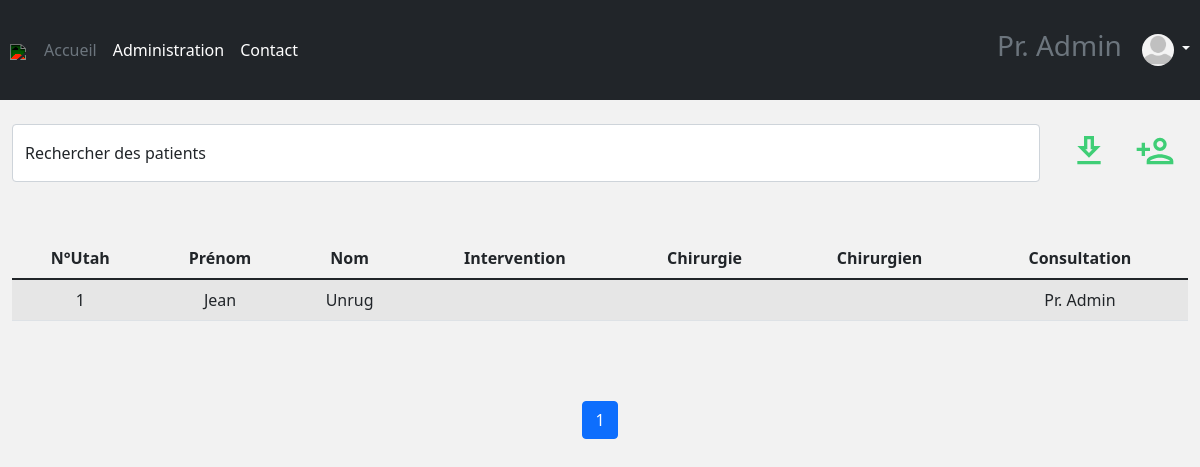
Before: /patient/patients/is_author/ (signed in) with the older database file.
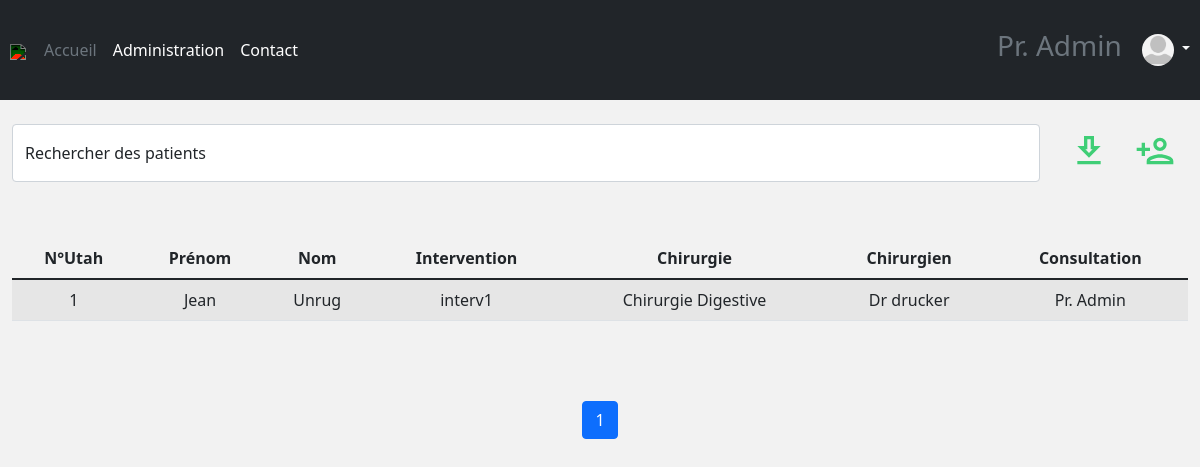
After: the same page with the newer database file.
### patient/models.py (models this page shows, shortened)
class Patient(models.Model):
    firstname = models.CharField('prénom', max_length=200, default="")
    lastname = models.CharField('nom', max_length=200, default="")
    height = models.IntegerField('taille')
    weight = models.IntegerField('poids')
    ddn = models.DateField('Date de naissance')
    ddi = models.DateField("Date de l'intervention", null=True, blank=True)
    intervention = models.CharField('intervention', max_length=200, default="", blank=True)
    chirurgien = models.CharField('chirurgien', max_length=200, default="", blank=True)
    chirurgie = models.CharField("Discipline de l'intervention", max_length=40, choices=to_choice(CHIR_CHOICES), blank=True)
    bleeding_risk = models.CharField("Risque hémorragique de la chirurgie", max_length=100, choices=to_choice(BLEEDRISK_CHOICES), blank=True)
    ddconsult = models.DateField("Date de la consultation", auto_now_add=True, blank=True)
    traitements = models.JSONField(default=dict, blank=True)
    algo = models.CharField("Algorithme suivi", max_length=40, choices=to_choice(ALGO_CHOICES), blank=True)
    algo_complete_results = models.JSONField(default=dict)
    schema_therap = models.CharField("Schéma thérapeutique donné au patient", max_length=40, default="Date exacte",
                                     choices=to_choice(["Date exacte", "Terminologie 'dernière prise à J-xx'", "Pas d'arrêt du traitement"]))
    aptt = models.IntegerField('APTT', null=True, blank=True)
    pt = models.IntegerField('PT', null=True, blank=True)
    inr = models.IntegerField('INR', null=True, blank=True)
    hemoglobine = models.IntegerField('Hémoglobine', null=True, blank=True)
    plaquette = models.IntegerField('Plaquettes', null=True, blank=True)
    dfg = models.IntegerField('DFG', null=True, blank=True)
    vol_sang = models.IntegerField('Volume de saignement peropératoire', null=True, blank=True)
    coag = models.CharField("Qualité de la coagulation selon le chirurgien", max_length=2, default='-5',
                            choices=to_choice(['-' + str(i) for i in range(6)] + ['+' + str(i) for i in range(5, -1, -1)]))
    incl_num = models.AutoField(primary_key=True)
    date_published = models.DateTimeField(auto_now_add=True, verbose_name="date published")
    date_updated = models.DateTimeField(auto_now=True, verbose_name="date updated")
    author = models.ForeignKey(settings.AUTH_USER_MODEL, on_delete=models.CASCADE)
    slug = models.SlugField(blank=True, unique=True)

### account/models.py (models this page shows, shortened)
class Account(AbstractBaseUser):
    username = models.CharField(max_length=30, unique=True)
    email = models.EmailField(verbose_name="email", max_length=60, unique=True)
    alias = models.CharField(max_length=200, default="Dr.")
    profile_picture = models.ImageField(upload_to=upload_location, blank=True, null=True)
    date_joined = models.DateTimeField(verbose_name='date joined', auto_now_add=True)
    last_login = models.DateTimeField(verbose_name='last login', auto_now=True)
    is_admin = models.BooleanField(default=False)
    is_active = models.BooleanField(default=True)
    is_staff = models.BooleanField(default=False)
    is_superuser = models.BooleanField(default=False)
    USERNAME_FIELD = 'username'
    REQUIRED_FIELDS = ['email']
    objects = MyAccountManager()
    def profile_picture_is_valid(self):
        return self.profile_picture and os.path.isfile(os.path.join(MEDIA_ROOT, self.profile_picture.name))

### patient/views.py (the view)
# urls.py: path('patients/<filter>/', patients_view, name="patients"),
@login_required(login_url='login')
def patients_view(request, filter):
    context = {}
    query, patients = get_patients_page(request, N_PATIENTS_PER_PAGE, filter)
    context['patients'] = patients
    context['n_patients'] = len(patients)
    context['filter'] = filter
    context['query'] = query
    return render(request, 'patient/patients.html', context)

### patient/utils.py (called while the page is built)
def get_patients_queryset(query=None, **kwargs):
	if query == '#all#':
		query = ""
	queryset = []
	queries = query.split(" ")
	ref_patients = Patient.objects.filter(**kwargs)
	for q in queries:
		patients = Patient.objects.filter(
			Q(incl_num__icontains=q) |
			Q(firstname__icontains=q) |
			Q(lastname__icontains=q) |
			Q(intervention__icontains=q) |
			Q(chirurgie__icontains=q) |
			Q(chirurgien__icontains=q)
		).distinct()
		for patient in patients:
			if patient in ref_patients:
				queryset.append(patient)
	return list(set(queryset))

### patient/templates/patient/patients.html (shortened to what this page needs)
{% extends 'base.html' %}
{% load bootstrap %}
{% load static %}
{% block content %}
<br>
<div class="container-fluid d-grid gap-3 align-items-center" style="grid-template-columns: 2fr;">
  <div class="d-flex align-items-left">
    <form class="w-100 me-3" method="get">
      <div class="form-floating">
        <input class="form-control"  name="q" type="search" id="id_q" placeholder="recherche">
        <label for="id_q">Rechercher des patients</label>
      </div>
    </form>
    {% if n_patients %}
      <div class="get-patients">
        <a class="btn" href="{% url 'personal:data' filter query %}">
          <img src="{% static 'images/download.svg'%}" class="icon2" width="40px" />
        </a>
      </div>
    {% endif %}
    <div class="add-patient">
      <a href="{% url 'patient:preop' %}" class="btn">
        <img src="{% static 'images/add_patient.svg' %}" class="icon2" width="40px" />
      </a>
    </div>
  </div>
  <br>
  {% if n_patients %}
  <div class="table-responsive">
    <table id="mytable" class="table table-bordred table-striped sortable">
      <thead>
        <th>N°Utah</th>
        <th>Prénom</th>
        <th>Nom</th>
        <th>Intervention</th>
        <th>Chirurgie</th>
        <th>Chirurgien</th>
        <th>Consultation</th>
      </thead>
      <tbody>
        {% for file in patients %}
          <tr data-href="{% url 'patient:detail' file.slug %}">
            <td>{{file.incl_num}}</td>
            <td>{{file.firstname}}</td>
            <td>{{file.lastname}}</td>
            <td>{{file.intervention}}</td>
            <td>{{file.chirurgie}}</td>
            <td>{{file.chirurgien}}</td>
            <td>{{file.author.alias}}</td>
          </tr>
        {% endfor %}
      </tbody>
    </table>
   </div>
  {% include 'patient/snippets/patient_pagination.html' with patients=patients %}
  {% else %}
  <p>Aucun patient trouvé</p>
  {% endif %}
</div>
{% endblock content %}

Changed rows visible on the page:
changed Patient "Jean": intervention (not shown) → "interv1"; chirurgie (not shown) → "Chirurgie Digestive"; chirurgien (not shown) → "Dr drucker"
